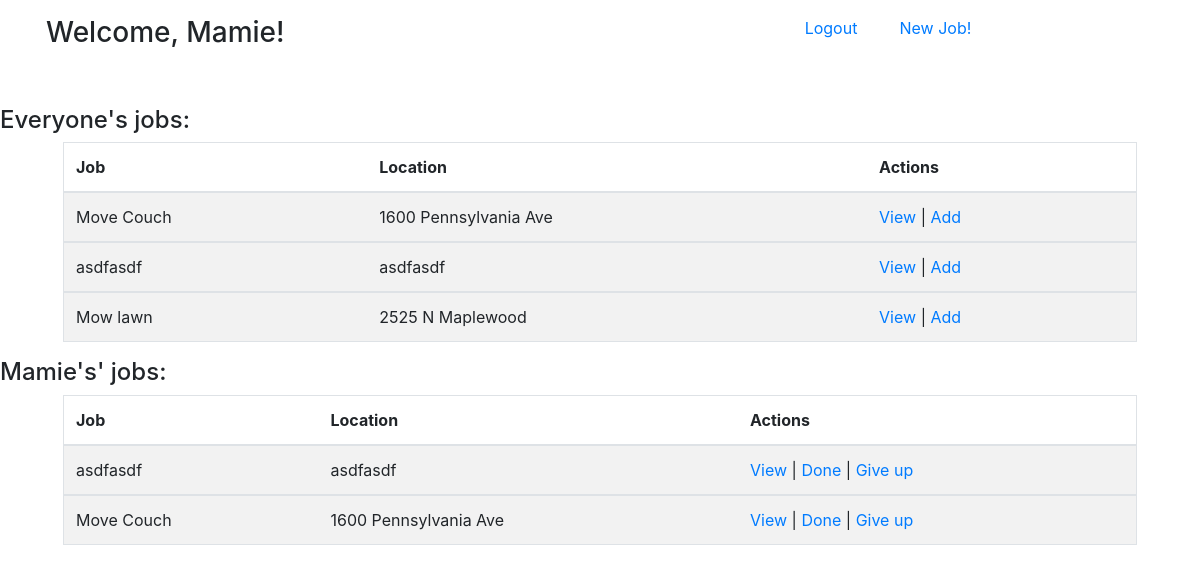
The app's page /dashboard (signed in) with its own data.
### examApp/models.py (models this page shows)
class User(models.Model):
    first_name=models.CharField(max_length=50)
    last_name=models.CharField(max_length=50)
    email=models.CharField(max_length=50)
    password=models.CharField(max_length=50)
    created_at=models.DateTimeField(auto_now_add=True)
    updated_at=models.DateTimeField(auto_now=True)
    objects=UserManager()

class Job(models.Model):
    posted_by=models.ForeignKey(User, related_name='posted_by', on_delete=models.CASCADE)
    title=models.CharField(max_length=50)
    desc=models.TextField()
    location=models.CharField(max_length=255)
    category=models.CharField(max_length=255)
    created_at=models.DateTimeField(auto_now_add=True)
    updated_at=models.DateTimeField(auto_now=True)
    objects=UserManager()

class UserJob(models.Model):
    user=models.ForeignKey(User, related_name="job", on_delete=models.CASCADE)
    job=models.ForeignKey(Job, related_name='user', on_delete=models.CASCADE)

### dashboardApp/views.py (the view)
# urls.py: path('dashboard', views.dashboard),
def dashboard(request):
    request.session['first_name']=User.objects.get(email=request.session['email']).first_name
    id=User.objects.get(email=request.session['email']).id
    context={
        'User':User.objects.all(),
        'Job':Job.objects.filter(posted_by=id),
        'Job2':Job.objects.exclude(posted_by=id),
        'UserJob':UserJob.objects.filter(user_id=id),
    }
    return render(request, 'dashboard.html', context)

### dashboardApp/templates/dashboard.html (shortened to what this page needs)
<!DOCTYPE html>
<html lang="en">
<head>
    <link rel="stylesheet" href="https://stackpath.bootstrapcdn.com/bootstrap/4.5.2/css/bootstrap.min.css">
</head>
<body>
    <div class="container-fluid">
        <div class="row mt-3 mx-3 mb-5">
            <div class="col-8"><h3>Welcome, {{request.session.first_name}}!</h3></div>
            <div class="col-1"><a href="/logout">Logout</a></div>
            <div class="col-3"><a href="/jobs/new">New Job!</a></div>
        </div>
        <div class="row">
            <h4>Everyone's jobs:</h4>
        </div>
        <div class='row mx-5'>
            <table class="table table-striped table-hover border">
                <thead>
                    <tr>
                        <th scope="col-auto">Job</th>
                        <th scope="col-auto">Location</th>
                        <th scope="col-auto">Actions</th>
                    </tr>
                </thead>
                {% for Job in Job2 %}
                <tbody>
                    <tr>
                        <td class="col-auto">{{Job.title}}</td>
                        <td class="col-auto">{{Job.location}}</td>
                        <td class="col-auto"><a href="/jobs/{{Job.id}}">View</a>  | <a href="/jobs/take_on/{{Job.id}}">Add</a> </td>
                    </tr>
                </tbody>
                {% endfor %}
            </table>
        </div>
        <div class="row">
            <h4>{{request.session.first_name}}'s' jobs:</h4>
        </div>
        <div class='row mx-5'>
            <table class="table table-striped table-hover border">
                <thead>
                    <tr>
                        <th scope="col-auto">Job</th>
                        <th scope="col-auto">Location</th>
                        <th scope="col-auto">Actions</th>
                    </tr>
                </thead>
                {% for UserJob in UserJob %}
                <tbody>
                    <tr>
                        <td class="col-auto">{{UserJob.job.title}}</td>
                        <td class="col-auto">{{UserJob.job.location}}</td>
                        <td class="col-auto"><a href="/jobs/{{UserJob.job.id}}">View</a> | <a href="/delete_job/{{UserJob.job.id}}">Done</a> | <a href="/give_up/{{UserJob.id}}">Give up</a></td>
                    </tr>
                </tbody>
                {% endfor %}
            </table>
        </div>
    </div>
</body>
</html>

### records on screen
User: session.first_name "Mamie"
Job: title "Move Couch", location "1600 Pennsylvania Ave"
Job: title "asdfasdf", location "asdfasdf"
Job: title "Mow lawn", location "2525 N Maplewood"
UserJob: job "asdfasdf", job.location "asdfasdf"
UserJob: job "Move Couch", job.location "1600 Pennsylvania Ave"
